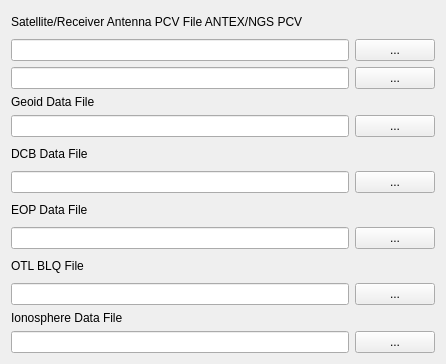
     <widget class="QWidget" name="TabSheet7">
      <property name="toolTip">
       <string/>
      </property>
      <attribute name="title">
       <string>&amp;Files</string>
      </attribute>
      <layout class="QGridLayout" name="gridLayout_8">
       <item row="0" column="0">
        <widget class="QLabel" name="Label38">
         <property name="enabled">
          <bool>true</bool>
         </property>
         <property name="toolTip">
          <string/>
         </property>
         <property name="text">
          <string>Satellite/Receiver Antenna PCV File ANTEX/NGS PCV</string>
         </property>
        </widget>
       </item>
       <item row="0" column="1">
        <widget class="QPushButton" name="BtnSatPcvView">
         <property name="enabled">
          <bool>true</bool>
         </property>
         <property name="toolTip">
          <string/>
         </property>
         <property name="text">
          <string/>
         </property>
         <property name="icon">
          <iconset resource="../rtkconv_qt/rtkconv_qt.qrc">
           <normaloff>:/buttons/doc.bmp</normaloff>:/buttons/doc.bmp</iconset>
         </property>
         <property name="flat">
          <bool>true</bool>
         </property>
        </widget>
       </item>
       <item row="0" column="2">
        <widget class="QPushButton" name="BtnAntPcvView">
         <property name="enabled">
          <bool>true</bool>
         </property>
         <property name="toolTip">
          <string/>
         </property>
         <property name="text">
          <string/>
         </property>
         <property name="icon">
          <iconset resource="../rtkconv_qt/rtkconv_qt.qrc">
           <normaloff>:/buttons/doc.bmp</normaloff>:/buttons/doc.bmp</iconset>
         </property>
         <property name="flat">
          <bool>true</bool>
         </property>
        </widget>
       </item>
       <item row="1" column="0" colspan="2">
        <widget class="QLineEdit" name="SatPcvFile">
         <property name="enabled">
          <bool>true</bool>
         </property>
         <property name="toolTip">
          <string/>
         </property>
         <property name="text">
          <string/>
         </property>
        </widget>
       </item>
       <item row="1" column="2">
        <widget class="QPushButton" name="BtnSatPcvFile">
         <property name="enabled">
          <bool>true</bool>
         </property>
         <property name="toolTip">
          <string/>
         </property>
         <property name="text">
          <string>...</string>
         </property>
         <property name="flat">
          <bool>false</bool>
         </property>
        </widget>
       </item>
       <item row="2" column="0" colspan="2">
        <widget class="QLineEdit" name="AntPcvFile">
         <property name="enabled">
          <bool>true</bool>
         </property>
         <property name="toolTip">
          <string/>
         </property>
         <property name="text">
          <string/>
         </property>
        </widget>
       </item>
       <item row="2" column="2">
        <widget class="QPushButton" name="BtnAntPcvFile">
         <property name="enabled">
          <bool>true</bool>
         </property>
         <property name="toolTip">
          <string/>
         </property>
         <property name="text">
          <string>...</string>
         </property>
         <property name="flat">
          <bool>false</bool>
         </property>
        </widget>
       </item>
       <item row="5" column="0" colspan="2">
        <widget class="QLineEdit" name="GeoidDataFile">
         <property name="enabled">
          <bool>true</bool>
         </property>
         <property name="toolTip">
          <string/>
         </property>
         <property name="text">
          <string/>
         </property>
        </widget>
       </item>
       <item row="5" column="2">
        <widget class="QPushButton" name="BtnGeoidDataFile">
         <property name="enabled">
          <bool>true</bool>
         </property>
         <property name="toolTip">
          <string/>
         </property>
         <property name="text">
          <string>...</string>
         </property>
         <property name="flat">
          <bool>false</bool>
         </property>
        </widget>
       </item>
       <item row="6" column="0">
        <widget class="QLabel" name="Label15">
         <property name="enabled">
          <bool>true</bool>
         </property>
         <property name="toolTip">
          <string/>
         </property>
         <property name="text">
          <string>DCB Data File</string>
         </property>
        </widget>
       </item>
       <item row="6" column="2">
        <widget class="QPushButton" name="BtnDCBView">
         <property name="enabled">
          <bool>true</bool>
         </property>
         <property name="toolTip">
          <string/>
         </property>
         <property name="text">
          <string/>
         </property>
         <property name="icon">
          <iconset resource="../rtkconv_qt/rtkconv_qt.qrc">
           <normaloff>:/buttons/doc.bmp</normaloff>:/buttons/doc.bmp</iconset>
         </property>
         <property name="flat">
          <bool>true</bool>
         </property>
        </widget>
       </item>
       <item row="7" column="0" colspan="2">
        <widget class="QLineEdit" name="DCBFile">
         <property name="enabled">
          <bool>true</bool>
         </property>
         <property name="toolTip">
          <string/>
         </property>
         <property name="text">
          <string/>
         </property>
        </widget>
       </item>
       <item row="7" column="2">
        <widget class="QPushButton" name="BtnDCBFile">
         <property name="enabled">
          <bool>true</bool>
         </property>
         <property name="toolTip">
          <string/>
         </property>
         <property name="text">
          <string>...</string>
         </property>
         <property name="flat">
          <bool>false</bool>
         </property>
        </widget>
       </item>
       <item row="8" column="0">
        <widget class="QLabel" name="Label17">
         <property name="enabled">
          <bool>true</bool>
         </property>
         <property name="toolTip">
          <string/>
         </property>
         <property name="text">
          <string>EOP Data File</string>
         </property>
        </widget>
       </item>
       <item row="8" column="2">
        <widget class="QPushButton" name="BtnEOPView">
         <property name="enabled">
          <bool>true</bool>
         </property>
         <property name="toolTip">
          <string/>
         </property>
         <property name="text">
          <string/>
         </property>
         <property name="icon">
          <iconset resource="../rtkconv_qt/rtkconv_qt.qrc">
           <normaloff>:/buttons/doc.bmp</normaloff>:/buttons/doc.bmp</iconset>
         </property>
         <property name="flat">
          <bool>true</bool>
         </property>
        </widget>
       </item>
       <item row="9" column="0" colspan="2">
        <widget class="QLineEdit" name="EOPFile">
         <property name="enabled">
          <bool>true</bool>
         </property>
         <property name="toolTip">
          <string/>
         </property>
         <property name="text">
          <string/>
         </property>
        </widget>
       </item>
       <item row="9" column="2">
        <widget class="QPushButton" name="BtnEOPFile">
         <property name="enabled">
          <bool>true</bool>
         </property>
         <property name="toolTip">
          <string/>
         </property>
         <property name="text">
          <string>...</string>
         </property>
         <property name="flat">
          <bool>false</bool>
         </property>
        </widget>
       </item>
       <item row="10" column="0">
        <widget class="QLabel" name="Label34">
         <property name="enabled">
          <bool>true</bool>
         </property>
         <property name="toolTip">
          <string/>
         </property>
         <property name="text">
          <string>OTL BLQ File</string>
         </property>
        </widget>
       </item>
       <item row="10" column="2">
        <widget class="QPushButton" name="BtnBLQFileView">
         <property name="enabled">
          <bool>true</bool>
         </property>
         <property name="toolTip">
          <string/>
         </property>
         <property name="text">
          <string/>
         </property>
         <property name="icon">
          <iconset resource="../rtkconv_qt/rtkconv_qt.qrc">
           <normaloff>:/buttons/doc.bmp</normaloff>:/buttons/doc.bmp</iconset>
         </property>
         <property name="flat">
          <bool>true</bool>
         </property>
        </widget>
       </item>
       <item row="11" column="0" colspan="2">
        <widget class="QLineEdit" name="BLQFile">
         <property name="enabled">
          <bool>true</bool>
         </property>
         <property name="toolTip">
          <string/>
         </property>
         <property name="text">
          <string/>
         </property>
        </widget>
       </item>
       <item row="11" column="2">
        <widget class="QPushButton" name="BtnBLQFile">
         <property name="enabled">
          <bool>true</bool>
         </property>
         <property name="toolTip">
          <string/>
         </property>
         <property name="text">
          <string>...</string>
         </property>
         <property name="flat">
          <bool>false</bool>
         </property>
        </widget>
       </item>
       <item row="12" column="0">
        <widget class="QLabel" name="Label1">
         <property name="enabled">
          <bool>true</bool>
         </property>
         <property name="sizePolicy">
          <sizepolicy hsizetype="Preferred" vsizetype="Fixed">
           <horstretch>0</horstretch>
           <verstretch>0</verstretch>
          </sizepolicy>
         </property>
         <property name="toolTip">
          <string/>
         </property>
         <property name="text">
          <string>Ionosphere Data File</string>
         </property>
        </widget>
       </item>
       <item row="13" column="0" colspan="2">
        <widget class="QLineEdit" name="IonoFile">
         <property name="enabled">
          <bool>true</bool>
         </property>
         <property name="toolTip">
          <string/>
         </property>
         <property name="text">
          <string/>
         </property>
        </widget>
       </item>
       <item row="13" column="2">
        <widget class="QPushButton" name="BtnIonoFile">
         <property name="enabled">
          <bool>true</bool>
         </property>
         <property name="toolTip">
          <string/>
         </property>
         <property name="text">
          <string>...</string>
         </property>
         <property name="flat">
          <bool>false</bool>
         </property>
        </widget>
       </item>
       <item row="3" column="0">
        <widget class="QLabel" name="Label63">
         <property name="enabled">
          <bool>true</bool>
         </property>
         <property name="sizePolicy">
          <sizepolicy hsizetype="Preferred" vsizetype="Fixed">
           <horstretch>0</horstretch>
           <verstretch>0</verstretch>
          </sizepolicy>
         </property>
         <property name="toolTip">
          <string/>
         </property>
         <property name="text">
          <string>Geoid Data File</string>
         </property>
        </widget>
       </item>
      </layout>
     </widget>
